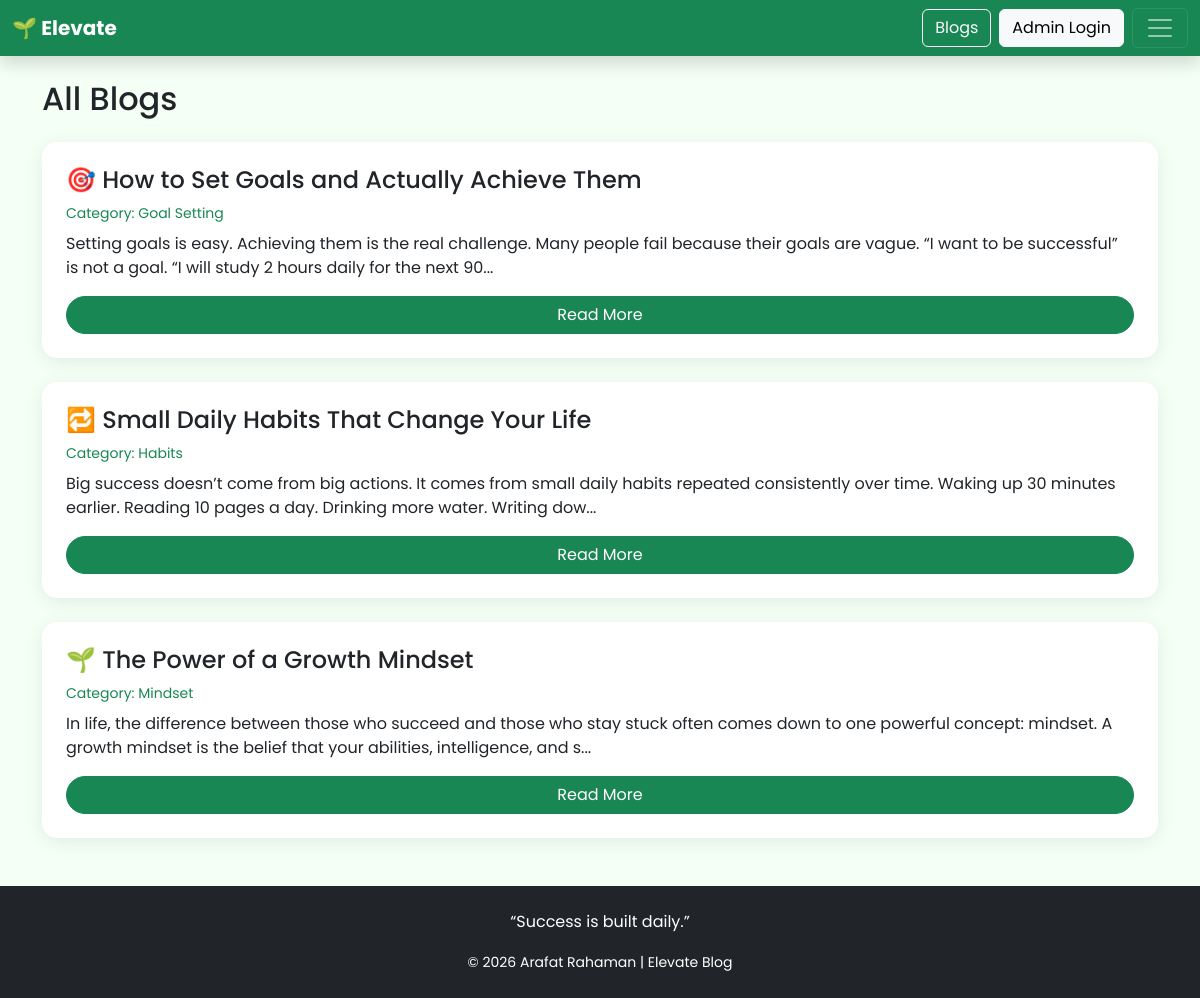
/blogs.php, run on the app's committed database.
### tables this page shows
CREATE TABLE `posts` (
  `id` int(11) NOT NULL,
  `title` varchar(255) DEFAULT NULL,
  `content` text DEFAULT NULL,
  `image` varchar(255) DEFAULT NULL,
  `category_id` int(11) DEFAULT NULL,
  `created_at` timestamp NOT NULL DEFAULT current_timestamp()
);

CREATE TABLE `categories` (
  `id` int(11) NOT NULL,
  `name` varchar(100) DEFAULT NULL
);

### blogs.php (the view)
<?php
include 'includes/db.php';
include 'includes/header.php';
$result = $conn->query("
  SELECT posts.*, categories.name AS category_name
  FROM posts
  JOIN categories ON posts.category_id = categories.id
  ORDER BY created_at DESC
");
echo '<h2 class="mb-4">All Blogs</h2>';
while ($row = $result->fetch_assoc()):
  ?>
  <div class="card mb-4 p-4">
    <h4><?= htmlspecialchars($row['title']); ?></h4>
    <small class="text-success">Category: <?= htmlspecialchars($row['category_name']); ?></small>
    <p class="mt-2"><?= substr(strip_tags($row['content']), 0, 200); ?>...</p>
    <a href="post.php?id=<?= $row['id']; ?>" class="btn btn-success">Read More</a>
  </div>
<?php endwhile; ?>
<?php include 'includes/footer.php'; ?>

### assets/css/style.css (style rules this page uses)
body { font-family: "Poppins", sans-serif; background-color: #f4fff6; }
.card { border: none; border-radius: 15px; box-shadow: 0 4px 20px rgba(0, 0, 0, 0.08); }
.btn-success { border-radius: 25px; }

### data on the page
posts: title "🎯 How to Set Goals and Actually Achieve Them", category.name "Goal Setting", content "Setting goals is easy. Achieving them is the real challenge. Many people fail because their goals are vague. “I want to be successful” is not a goal. “I will study 2 hours daily for the next 90"
posts: title "🔁 Small Daily Habits That Change Your Life", category.name "Habits", content "Big success doesn’t come from big actions. It comes from small daily habits repeated consistently over time. Waking up 30 minutes earlier. Reading 10 pages a day. Drinking more water. Writing dow"
posts: title "🌱 The Power of a Growth Mindset", category.name "Mindset", content "In life, the difference between those who succeed and those who stay stuck often comes down to one powerful concept: mindset. A growth mindset is the belief that your abilities, intelligence, and s"
